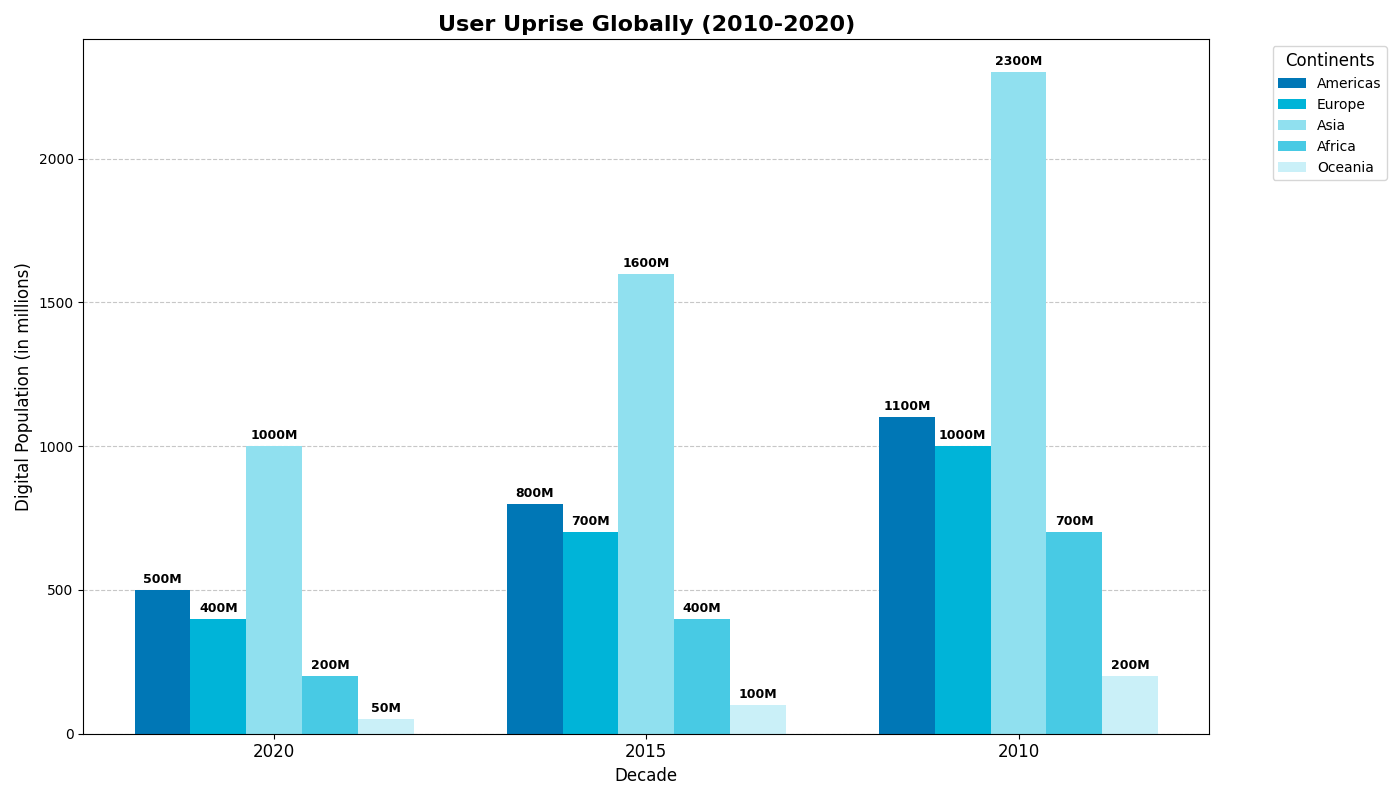

Source code (Python):
import matplotlib.pyplot as plt
import numpy as np

# Define regions and years
regions = ['Americas', 'Europe', 'Asia', 'Africa', 'Oceania']
years = ['2020', '2015', '2010']

# Internet users data (in millions) for each region over the years
internet_users = [
    [500, 800, 1100],  # Americas
    [400, 700, 1000],  # Europe
    [1000, 1600, 2300], # Asia
    [200, 400, 700],    # Africa
    [50, 100, 200]      # Oceania
]

# Colors for each region
colors = ['#0077b6', '#00b4d8', '#90e0ef', '#48cae4', '#caf0f8']

# Plot setup
fig, ax = plt.subplots(figsize=(14, 8))

# Calculate bar positions and width
bar_width = 0.15
ind = np.arange(len(years))

# Plotting the bars
for i, (region, color) in enumerate(zip(regions, colors)):
    bar_positions = ind + i * bar_width
    bars = ax.bar(bar_positions, internet_users[i], bar_width, color=color, label=region)
    
    # Add the data labels on top of the bars
    for bar in bars:
        height = bar.get_height()
        ax.annotate(f'{height}M',
                    xy=(bar.get_x() + bar.get_width() / 2, height),
                    xytext=(0, 3),  # 3 points vertical offset
                    textcoords="offset points",
                    ha='center', va='bottom', fontsize=9, fontweight='bold')

# Configure the x-axis
ax.set_xlabel('Decade', fontsize=12)
ax.set_xticks(ind + bar_width * (len(regions) - 1) / 2)
ax.set_xticklabels(years, fontsize=12)
ax.set_ylabel('Digital Population (in millions)', fontsize=12)
ax.set_title('User Uprise Globally (2010-2020)', fontsize=16, fontweight='bold')

# Add legend and grid for better readability
ax.legend(title='Continents', fontsize=10, title_fontsize='12', bbox_to_anchor=(1.05, 1), loc='upper left')
ax.yaxis.grid(True, linestyle='--', alpha=0.7)
ax.set_axisbelow(True)

# Adjust layout
plt.tight_layout()

# Show plot
plt.show()
